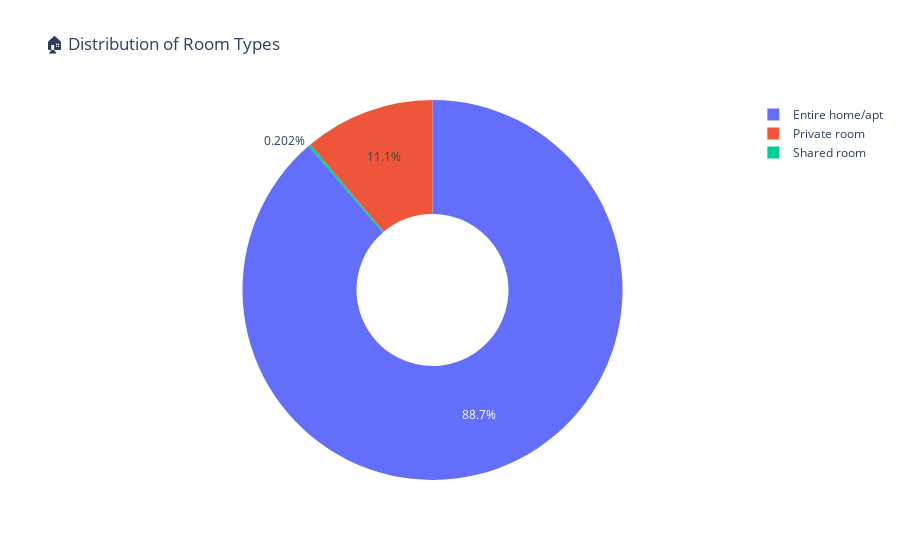

Here is the notebook cell this chart was saved with:
### Markdown cell above
## 🏠 Which Room Type is Most Preferred?  
Let’s analyze **room type distribution** to understand what guests prefer the most.

### Code cell
fig = px.pie(dp, names="roomType", title="🏠 Distribution of Room Types", hole=0.4)
fig.show()

### Figure 1 — Plotly figure (JSON) as saved in the notebook; plotly's stock layout.template omitted (floating-point values rounded to 4 significant figures; data arrays with more than 128 entries replaced by an {"elided": "..."} marker saying what was removed)
{"data": [{"domain": {"x": [0, 1], "y": [0, 1]}, "hole": 0.4, "hovertemplate": "roomType=%{label}<extra></extra>", "labels": {"elided": "495 str values"}, "legendgroup": "", "name": "", "showlegend": true, "type": "pie"}], "layout": {"legend": {"tracegroupgap": 0}, "title": {"text": "🏠 Distribution of Room Types"}}}
